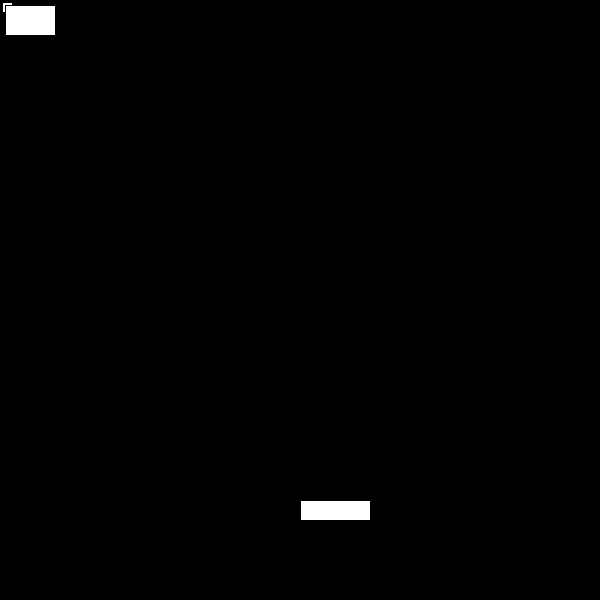
Frame 1 (no input)
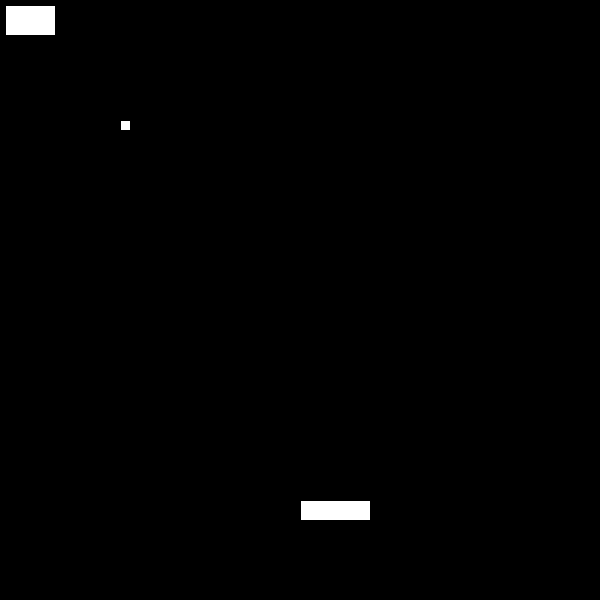
Frame 60 (the mouse pressed at the canvas centre just before this capture)
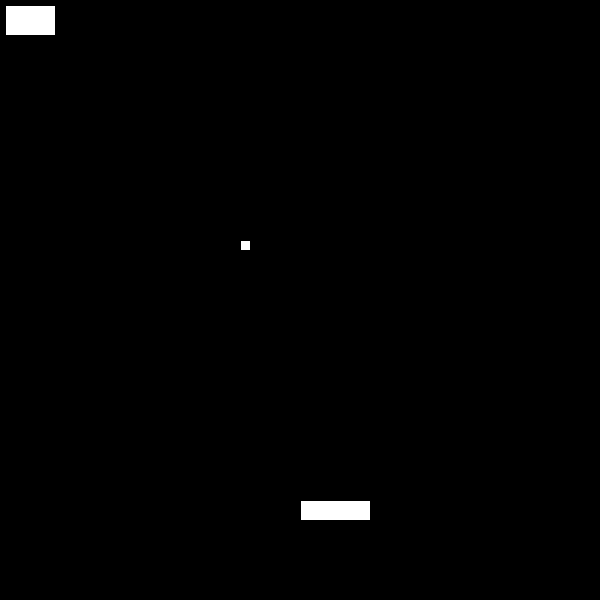
Frame 120 (the mouse held since frame 60 and released just before this capture)

The Processing sketch that drew these frames (run headless with seeded random() and noise(); from frame 60 on, the mouse is pressed at the canvas centre):

// Processing sketch: BreakOut
// ── BreakOut.pde
Paddle paddle1; 
Ball ball1;
Brick brick1; // make into 2d array

boolean right;
boolean left;

float paddleSpeed = 30;

void keyPressed() {
  if (keyCode == LEFT ) {
    paddle1.posX -= paddleSpeed;
  }
  if (keyCode == RIGHT ) {
    paddle1.posX += paddleSpeed;
  }
  
  if (paddle1.posX < 0) {
    paddle1.posX = 0; //makes it stay on the screen to the left
  }
  
  if (paddle1.posX + paddle1.rectW> width) {
    paddle1.posX = width - paddle1.rectW;
  }
}


void keyReleased () {
  if (keyCode == LEFT ) {
    left = false;
  }
  if (keyCode == RIGHT ) {
    right = false;
  }
}

//void ballDirection () {
//  // need if statements to check x and y of ball and paddle, then change direction to -x or -y depending on where the ball hits 
//}


void setup () {
  size (600,600);
  paddle1 = new Paddle(width/2,500,70,20);
  ball1 = new Ball(0,0, 2,2, 10,10);
  brick1 = new Brick(5,5,50,30);
}

void draw () {
  // 2D array for bricks
  
  background (0);
  paddle1.update();
  paddle1.display();
  
  ball1.update();
  ball1.display();
  ball1.checkCollision();
  
  brick1.update();
  brick1.display();
  
}

// ── Ball.pde
class Ball {
  float posX;
  float posY;
  
  float speedX;
  float speedY;
  
  int rectW;
  int rectH;
  
  Ball (float xPos, float yPos, float xSpeed, float ySpeed, int widthB, int heightB) { //assigning the variables
    posX = xPos;
    posY = yPos;
    
    speedX = xSpeed;
    speedY = ySpeed;
    
    rectW = widthB;
    rectH = heightB;
    
  }
  
  void update () { //usually there shouldnt be anything here in unpdate and display)
    posX += speedX;
    posY += speedY; //same function as above, just diff syntax
    
    if ( posX >= width || posX <= 0) {
      speedX *= -1;
    }
    
    if ( posY >= height || posY <= 0) {
      speedY *= -1;
    }
  }
  
  void display () { //usually there shouldnt be anything here in unpdate and display) 
    rect (posX,posY,rectW, rectH);
  }
  
  void checkCollision () { //makes ball go other direction when it collides with paddle
    if (posX < paddle1.posX + paddle1.rectW &&
        posX > paddle1.posX &&
        posY + rectH < paddle1.posY) {
          speedY *= -1;
          //speedX *= -1; //dont need because ball will 'bounce' in wrong direction
        }
  }
}

// ── Bricks.pde
class Brick {
  int brPosX;
  int brPosY;
  
  int brW;
  int brH;
  
  Brick (int xPos, int yPos, int widthBr, int heightBr) {
    brPosX = xPos;
    brPosY = yPos;
    
    brW = widthBr;
    brH = heightBr;
  }
  
  void update () {
    
  }
  
  void display () {
    rect (brPosX, brPosY, brW, brH);
    
    if (ball1.posX == brick1.brPosX && ball1.posY == brick1.brPosY) {
      fill (0);
    }
  }
  
}

// ── Paddle.pde
class Paddle {

  float posX;
  float posY;
  int rectW;
  int rectH;
  
  Paddle (float xPos, float yPos, int widthR, int heightR ){
    posX = xPos;
    posY = yPos;
    rectW = widthR;
    rectH = heightR;
    
  }
  
  
  void update() {
    
    //pos = new PVector (width/2,height/2);
    
    //if (right && pos.x > 5) {
    //  pos.x -= 5;
    //}
    //if (left && pos.x + rectW < width - 5) {
    //  pos.x += 5;
    //}
  }
  
  
  void display () {
    rectMode (CORNER);
    rect(posX,posY,rectW,rectH);
  }
  
}
